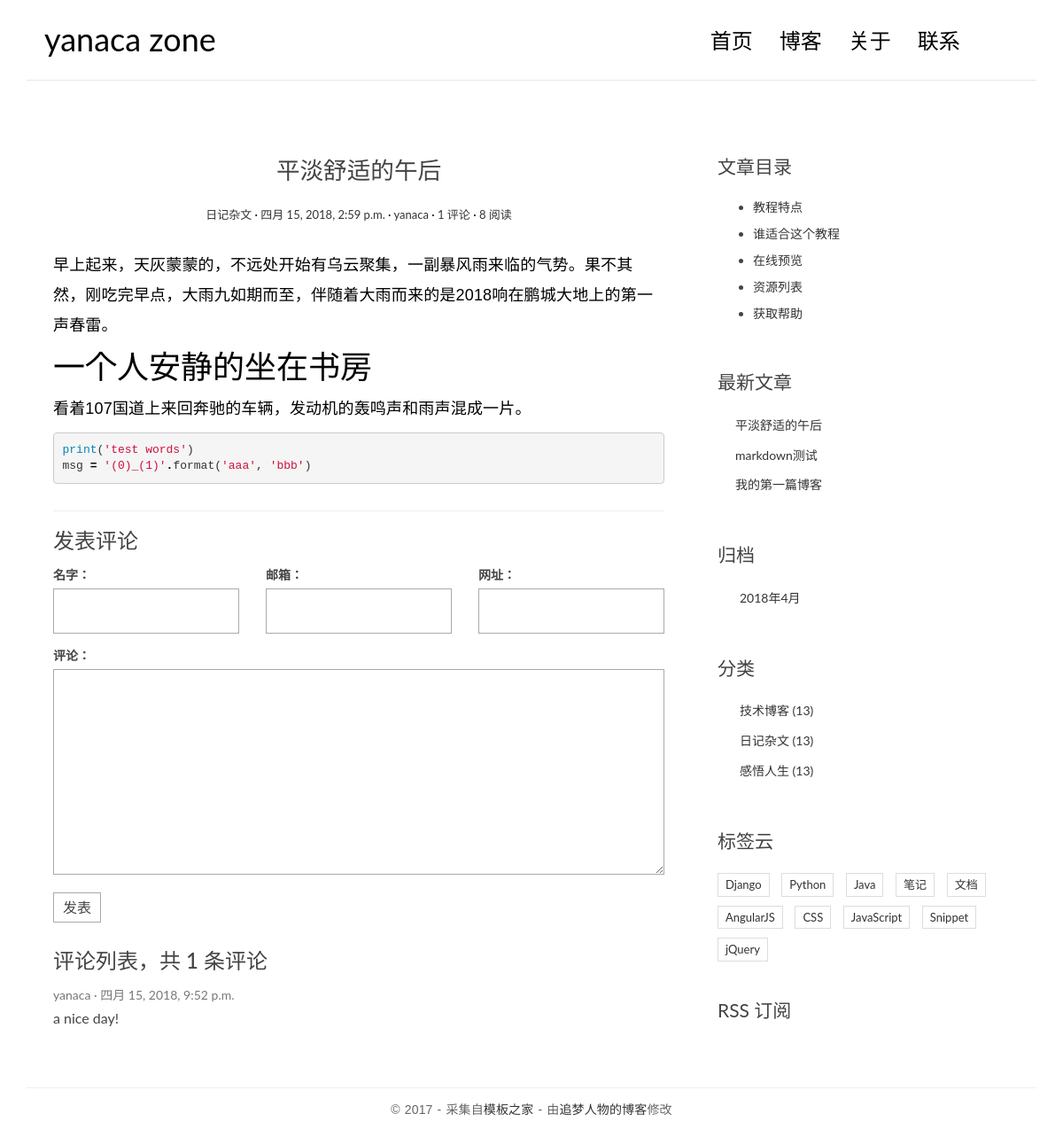
The app's page /post/4/ with its own data.
### blog/models.py (models this page shows, shortened)
@python_2_unicode_compatible
class Post(models.Model):
    title = models.CharField(max_length=70)
    body = models.TextField()
    created_time = models.DateTimeField()
    modified_time = models.DateTimeField()
    excerpt = models.CharField(max_length=200, blank=True)
    category = models.ForeignKey(Category)
    tags = models.ManyToManyField(Tag, blank=True)
    author = models.ForeignKey(User)
    views = models.PositiveIntegerField(default=0)
    def get_absolute_url(self):
        return reverse('blog:detail', kwargs = {'pk': self.pk})
    class Meta:
        ordering = ['-created_time', 'title']
    def increase_views(self):
        self.views += 1
        self.save(update_fields=['views'])
    def save(self, *args, **kwargs):
        if not self.excerpt:
            md = markdown.Markdown(extensions=['markdown.extensions.extra',
                                               'markdown.extensions.codehilite'])
            self.excerpt = strip_tags(md.convert(self.body))[:54]
        super(Post, self).save(*args, **kwargs)

@python_2_unicode_compatible
class Category(models.Model):
    name = models.CharField(max_length=100)

### comments/models.py (models this page shows, shortened)
@python_2_unicode_compatible
class Comment(models.Model):
    name = models.CharField(max_length = 100)
    email = models.EmailField(max_length = 255)
    url = models.URLField(blank = True)
    text = models.TextField()
    created_time = models.DateTimeField(auto_now_add = True)
    post = models.ForeignKey('blog.Post')

### blog/views.py (the view)
# urls.py: url(r'^post/(?P<pk>[0-9]+)/$', views.PostDetailView.as_view(), name='detail'), #views.detail
class PostDetailView(DetailView):
    model = Post
    template_name = 'blog/detail.html'
    context_object_name = 'post'
    def get(self, request, *args, **kwargs):
        response = super(PostDetailView, self).get(request, *args, **kwargs)
        self.object.increase_views()
        return response
    def get_object(self, queryset=None):
        post = super(PostDetailView, self).get_object(queryset=None)
        post.body = markdown.markdown(post.body,
                                      extensions=['markdown.extensions.extra',
                                                  'markdown.extensions.codehilite',
                                                  'markdown.extensions.toc',
                                                  ])
        return post
    def get_context_data(self, **kwargs):
        context = super(PostDetailView, self).get_context_data(**kwargs)
        form = CommentForm()
        comment_list = self.object.comment_set.all()
        context.update({
            'form': form,
            'comment_list': comment_list,
        })
        return context

### comments/forms.py
class CommentForm(forms.ModelForm):
    class Meta:
        model = Comment
        fields = ['name', 'email', 'url', 'text']

### blog/templatetags/blog_tags.py (called while the page is built)
@register.simple_tag
def get_recent_posts(num=5):
    return Post.objects.all().order_by('-created_time')[:num]

@register.simple_tag
def archives():
    return Post.objects.dates('created_time', 'month', order='DESC')

@register.simple_tag
def get_categories():
    return Category.objects.all()

### templates/blog/detail.html (shortened to what this page needs)
{% extends 'base.html' %}
{% block main %}
<article class="post post-{{ post.pk }}">
    <header class="entry-header">
      <h1 class="entry-title">{{ post.title }}</h1>
        <div class="entry-meta">
          <span class="post-category"><a href="#">{{post.category.name}}</a></span>
            <span class="post-date"><a href="#"><time class="entry-date"
                                                      datetime="{{post.created_time}}">{{post.created_time}}</time></a></span>
            <span class="post-author"><a href="#">{{post.author}}</a></span>
            <span class="comments-link"><a href="#">{{ comment_list|length }} 评论</a></span>
            <span class="views-count"><a href="#">{{ post.views }} 阅读</a></span>
        </div>
    </header>
    <div class="entry-content clearfix">
    	{{post.body|safe}}
    </div>
</article>
<section class="comment-area" id="comment-area">
    <hr>
    <h3>发表评论</h3>
    <form action="{% url 'comment:post_comment' post.pk %}" method="post" class="comment-form">
        <div class="row">
            <div class="col-md-4">
              	<label for="{{ form.name.id_for_label }}">名字：</label>
              	{{ form.name }}
            </div>
            <div class="col-md-4">
              	<label for="{{ form.email.id_for_label }}">邮箱：</label>
								{{ form.email }}
            </div>
            <div class="col-md-4">
              	<label for="{{ form.url.id_for_label }}">网址：</label>
              	{{ form.url }}
            </div>
            <div class="col-md-12">
              	<label for="{{ form.text.id_for_label }}">评论：</label>
								{{ form.text }}
                <button type="submit" class="comment-btn">发表</button>
            </div>
        </div>
    </form>
    <div class="comment-list-panel">
      <h3>评论列表，共 <span>{{comment_list|length}}</span> 条评论</h3>
        <ul class="comment-list list-unstyled">
        		{% for comment in comment_list %}
            <li class="comment-item">
              <span class="nickname"> {{ comment.name }} </span>
              <time class="submit-date"> {{ comment.created_time }} </time>
                <div class="text">
                		{{ comment.text }}
                </div>
            </li>
            {% empty %}
            暂无评论
            {% endfor %}
        </ul>
    </div>
</section>
{% endblock main %}
{% block toc %}
<div class="widget widget-content">
    <h3 class="widget-title">文章目录</h3>
    <ul>
        <li>
            <a href="#">教程特点</a>
        </li>
        <li>
            <a href="#">谁适合这个教程</a>
        </li>
        <li>
            <a href="#">在线预览</a>
        </li>
        <li>
            <a href="#">资源列表</a>
        </li>
        <li>
            <a href="#">获取帮助</a>
        </li>
    </ul>
</div>
{% endblock toc %}

### templates/base.html (shortened to what this page needs)
{% load staticfiles %}
{% load blog_tags %}
<!DOCTYPE html>
<html>
<head>
    <link rel="stylesheet" href="http://code.ionicframework.com/ionicons/2.0.1/css/ionicons.min.css">
		<link rel="stylesheet" href="{% static 'blog/css/bootstrap.min.css' %}">
		<link rel="stylesheet" href="{% static 'blog/css/pace.css' %}">
		<link rel="stylesheet" href="{% static 'blog/css/custom.css' %}">
		<link rel="stylesheet" href="{% static 'blog/css/highlights/github.css' %}">
</head>
<body>
<div class="container">
    <header id="site-header">
        <div class="row">
            <div class="col-md-4 col-sm-5 col-xs-8">
                <div class="logo">
                    <h1><a href="index.html"><b>yanaca zone</a></h1>
                </div>
            </div>
            <div class="col-md-8 col-sm-7 col-xs-4">
                <nav class="main-nav" role="navigation">
                    <div class="collapse navbar-collapse" id="bs-example-navbar-collapse-1">
                        <ul class="nav navbar-nav navbar-right">
                            <li class="cl-effect-11"><a href="index.html" data-hover="首页">首页</a></li>
                            <li class="cl-effect-11"><a href="full-width.html" data-hover="博客">博客</a></li>
                            <li class="cl-effect-11"><a href="about.html" data-hover="关于">关于</a></li>
                            <li class="cl-effect-11"><a href="contact.html" data-hover="联系">联系</a></li>
                        </ul>
                    </div>
                </nav>
            </div>
        </div>
    </header>
</div>
<div class="content-body">
    <div class="container">
        <div class="row">
            <main class="col-md-8">
            		{% block main %}
            		{% endblock main %}
            </main>
            <aside class="col-md-4">
            		{% block toc %}
            		{% endblock toc %}
                <div class="widget widget-recent-posts">
                    <h3 class="widget-title">最新文章</h3>
                    {% get_recent_posts as recent_post_list %}
                    <ul>
                    		{% for post in recent_post_list %}
                        <li>
                          <a href="{{post.get_absolute_url}}">{{post.title}}</a>
                        </li>
                      {% empty %}
                      暂无文章
                      {% endfor %}
                		</ul>
                </div>
                <div class="widget widget-archives">
                    <h3 class="widget-title">归档</h3>
                    {% archives as date_list %}
                    <ul>
                    {% for date in date_list %}
                        <li>
                          <a href="{% url 'blog:archives' date.year date.month %}">{{date.year}}年{{date.month}}月</a>
                        </li>
                    {% empty %}
                    暂无归档
                    {% endfor %}
                    </ul>
                </div>
                <div class="widget widget-category">
                    <h3 class="widget-title">分类</h3>
                    {% get_categories as category_list %}
                    <ul>
                    		{% for category in category_list %}
                        <li>
                          <a href="{% url 'blog:category' category.pk %}">{{category.name}} <span class="post-count">(13)</span></a>
                        </li>
                      {% empty %}
                      暂无分类
                      {% endfor %}
                    </ul>
                </div>
                <div class="widget widget-tag-cloud">
                    <h3 class="widget-title">标签云</h3>
                    <ul>
                        <li>
                            <a href="#">Django</a>
                        </li>
                        <li>
                            <a href="#">Python</a>
                        </li>
                        <li>
                            <a href="#">Java</a>
                        </li>
                        <li>
                            <a href="#">笔记</a>
                        </li>
                        <li>
                            <a href="#">文档</a>
                        </li>
                        <li>
                            <a href="#">AngularJS</a>
                        </li>
                        <li>
                            <a href="#">CSS</a>
                        </li>
                        <li>
                            <a href="#">JavaScript</a>
                        </li>
                        <li>
                            <a href="#">Snippet</a>
                        </li>
                        <li>
                            <a href="#">jQuery</a>
                        </li>
                    </ul>
                </div>
                <div class="rss">
                    <a href=""> RSS 订阅</a>
                </div>
            </aside>
        </div>
    </div>
</div>
<footer id="site-footer">
    <div class="container">
        <div class="row">
            <div class="col-md-12">
                <p class="copyright">&copy 2017 - 采集自<a href="http://www.cssmoban.com/"
                                                        target="_blank" title="模板之家">模板之家</a>
                    - 由<a href="http://zmrenwu.com/" title="网页模板" target="_blank">追梦人物的博客</a>修改
                </p>
            </div>
        </div>
    </div>
</footer>
</body>
</html>

### blog/static/blog/css/custom.css (style rules this page uses)
* { outline: none; }
h1, h2, h3, h4, h5, h6 { margin-top: 0; }
b { font-weight: 400; }
a { color: #333; }
body { color: #444; font-family: 'Lato', sans-serif; }
p { font-family: 'Ubuntu', sans-serif; font-weight: 400; word-spacing: 1px; letter-spacing: 0.01em; }
#site-header { background-color: #FFF; padding: 25px 20px; margin-bottom: 40px; border-bottom: 1px solid #e7e7e7; }
.logo h1 a { color: #000; }
.logo h1 { margin: 0; font-family: 'Lato', sans-serif; font-weight: 300; }
.main-nav { margin-top: 11px; max-width: 95%; }
.main-nav a { color: #000000 !important; padding: 0 0 5px 0 !important; margin-right: 30px; font-family: 'Lato', sans-serif; font-weight: 300; font-size: 24px; }
.cl-effect-11 a { padding: 10px 0; color: #0972b4; text-shadow: none; }
.cl-effect-11 a::before { position: absolute; top: 0; left: 0; overflow: hidden; padding: 0 0 5px 0 !important; max-width: 0; border-bottom: 1px solid #000; color: #000; content: attr(data-hover); white-space: nowrap; -webkit-transition: max-width 0.5s; -moz-transition: max-width 0.5s; transition: max-width 0.5s; }
.content-body { padding-bottom: 4em; }
.post { background: #fff; padding: 30px 30px 0; }
.entry-title { text-align: center; font-size: 1.9em; margin-bottom: 20px; line-height: 1.6; padding: 10px 20px 0; }
.entry-meta { text-align: center; color: #DDDDDD; font-size: 13px; margin-bottom: 30px; }
.entry-content { font-size: 18px; line-height: 1.9; font-weight: 300; color: #000; }
.post-category::after, .post-date::after, .post-author::after, .comments-link::after { content: ' ·'; color: #000; }
.widget { background: #fff; padding: 30px 0 0; }
.widget-title { font-size: 1.5em; margin-bottom: 20px; line-height: 1.6; padding: 10px 0 0; font-weight: 400; }
.widget-recent-posts ul { padding: 0; margin: 0; padding-left: 20px; }
.widget-recent-posts ul li { list-style-type: none; position: relative; line-height: 170%; margin-bottom: 10px; }
.widget-recent-posts ul li::before { content: '\f3d3'; font-family: "Ionicons"; position: absolute; left: -17px; top: 3px; font-size: 16px; color: #000; }
.widget-archives ul { padding: 0; margin: 0; padding-left: 25px; }
.widget-archives ul li { list-style-type: none; position: relative; line-height: 170%; margin-bottom: 10px; }
.widget-archives ul li::before { content: '\f3f3'; font-family: "Ionicons"; position: absolute; left: -25px; top: 1px; font-size: 16px; color: #000; }
.widget-category ul { padding: 0; margin: 0; padding-left: 25px; }
.widget-category ul li { list-style-type: none; position: relative; line-height: 170%; margin-bottom: 10px; }
.widget-category ul li::before { content: '\f3fe'; font-family: "Ionicons"; position: absolute; left: -25px; top: 1px; font-size: 18px; color: #000; }
.widget-tag-cloud ul { padding: 0; margin: 0; margin-right: -10px; }
.widget-tag-cloud ul li { list-style-type: none; font-size: 13px; display: inline-block; margin-right: 10px; margin-bottom: 10px; padding: 3px 8px; border: 1px solid #ddd; }
.widget-content ul li { margin-bottom: 10px; }
.rss { font-size: 21px; margin-top: 30px; }
.rss a { color: #444; }
#site-footer { padding-top: 10px; padding: 0 0 1.5em 0; }
.copyright { text-align: center; padding-top: 1em; margin: 0; border-top: 1px solid #eee; color: #666; }
.contact-form input, .comment-form input { border: 1px solid #aaa; margin-bottom: 15px; width: 100%; padding: 15px 15px; font-size: 16px; line-height: 100%; transition: 0.4s border-color linear; }
.contact-form textarea, .comment-form textarea { border: 1px solid #aaa; margin-bottom: 15px; width: 100%; padding: 15px 15px; font-size: 16px; line-height: 20px !important; min-height: 183px; transition: 0.4s border-color linear; }
.comment-area { padding: 0 30px 0; }
.comment-form { margin-top: 15px; }
.comment-form .comment-btn { background-color: #fff; border: 1px solid #aaa; font-size: 16px; padding: 5px 10px; }
.comment-list-panel { margin-top: 30px; }
.comment-list { margin-top: 15px; }
.comment-item .nickname, .comment-item .submit-date { color: #777; font-size: 14px; }
.comment-item .nickname:after { content: ' ·'; }
.comment-item .text { padding-top: 5px; font-size: 16px; }

### blog/static/blog/css/highlights/github.css (style rules this page uses)
.codehilite .o { color: #000000; font-weight: bold }
.codehilite .nb { color: #0086B3 }
.codehilite .s1 { color: #d01040 }

### records on screen
Post: title "平淡舒适的午后", category.name "日记杂文", created_time "四月 15, 2018, 2:59 p.m.", author "yanaca", views "8", body "早上起来，天灰蒙蒙的，不远处开始有乌云聚集，一副暴风雨来临的气势。果不其然，刚吃完早点，大雨九如期而至，伴随着大雨而来的是2018响在鹏城大地上的第一声春雷。 一个人安静的坐在书房 看着107国道上来回奔驰的车辆，发动机的轰鸣声和雨声混成一片。 print ( 'test words' ) msg = '(0)_(1)' . format ( 'aaa' , 'bbb' )"
Comment: name "yanaca", created_time "四月 15, 2018, 9:52 p.m.", text "a nice day!"
Post: title "markdown测试"
Post: title "我的第一篇博客"
Category: name "技术博客"
Category: name "日记杂文"
Category: name "感悟人生"

### other values on screen
{{ comment_list|length }} "1"
{{ date.year }} "2018"
{{ date.month }} "4"
